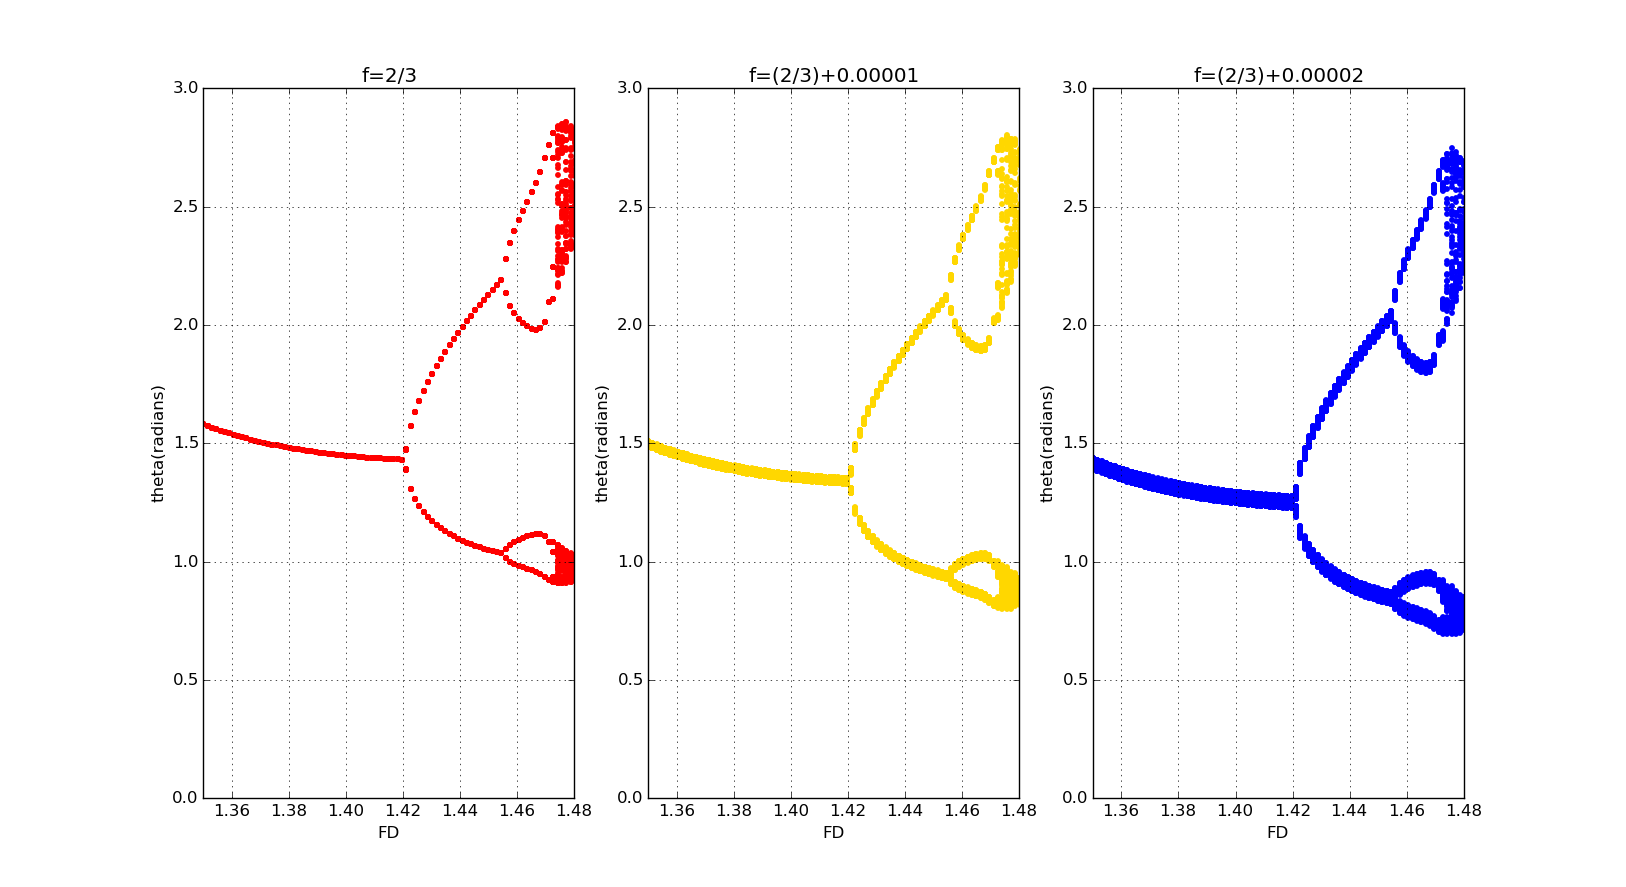

The Python source for this figure:
from __future__ import division
from math import *
from pylab import *
from numpy import *

def change_amp(F,f):
    q = 0.5
    l = 9.8
    g = 9.8
    dt = pi/100
    theta0 = 0.2
    omega0 = 0
    angle = [theta0]
    avelo = [omega0]
    t = [0]
    an=[]
    while t[-1] <= 1200*pi:
        avelo_new = avelo[-1] - ((g/l)*sin(angle[-1]) + q*avelo[-1] - F*sin(f*t[-1]))*dt
        avelo.append(avelo_new)
        angle_new = angle[-1] + avelo[-1]*dt
        while angle_new > pi:
            angle_new -= 2*pi
        while angle_new < -pi:
            angle_new += 2*pi
        angle.append(angle_new)
        if t[-1]>=900*pi:
            if t[-1]%(3*pi)<=dt:
                an.append(angle_new)
        t_new = t[-1] + dt
        t.append(t_new)
        

    return an


fdd_1=list(linspace(1.35,1.5,100))
fd_1=[]
th_1=[]

for i in fdd_1:
    points=change_amp(i,2/3)
    for j in points:
        fd_1.append(i)
        th_1.append(j)

        
fdd_2=list(linspace(1.35,1.5,100))
fd_2=[]
th_2=[]

for i in fdd_2:
    points=change_amp(i,2/3+0.00001)
    for j in points:
        fd_2.append(i)
        th_2.append(j)

        
fdd_3=list(linspace(1.35,1.5,100))
fd_3=[]
th_3=[]

for i in fdd_3:
    points=change_amp(i,2/3+0.00002)
    for j in points:
        fd_3.append(i)
        th_3.append(j)


subplot(1,3,1)
scatter(fd_1,th_1,s=10,color='red')
grid(True)
xlim(1.35,1.48)
ylim(0,3)
title('f=2/3')
xlabel('FD')
ylabel('theta(radians)')

subplot(1,3,2)
scatter(fd_2,th_2,s=10,color='gold')
grid(True)
xlim(1.35,1.48)
ylim(0,3)
title('f=(2/3)+0.00001')
xlabel('FD')
ylabel('theta(radians)')

subplot(1,3,3)
scatter(fd_3,th_3,s=10,color='blue')
grid(True)
xlim(1.35,1.48)
ylim(0,3)
title('f=(2/3)+0.00002')
xlabel('FD')
ylabel('theta(radians)')

show()
